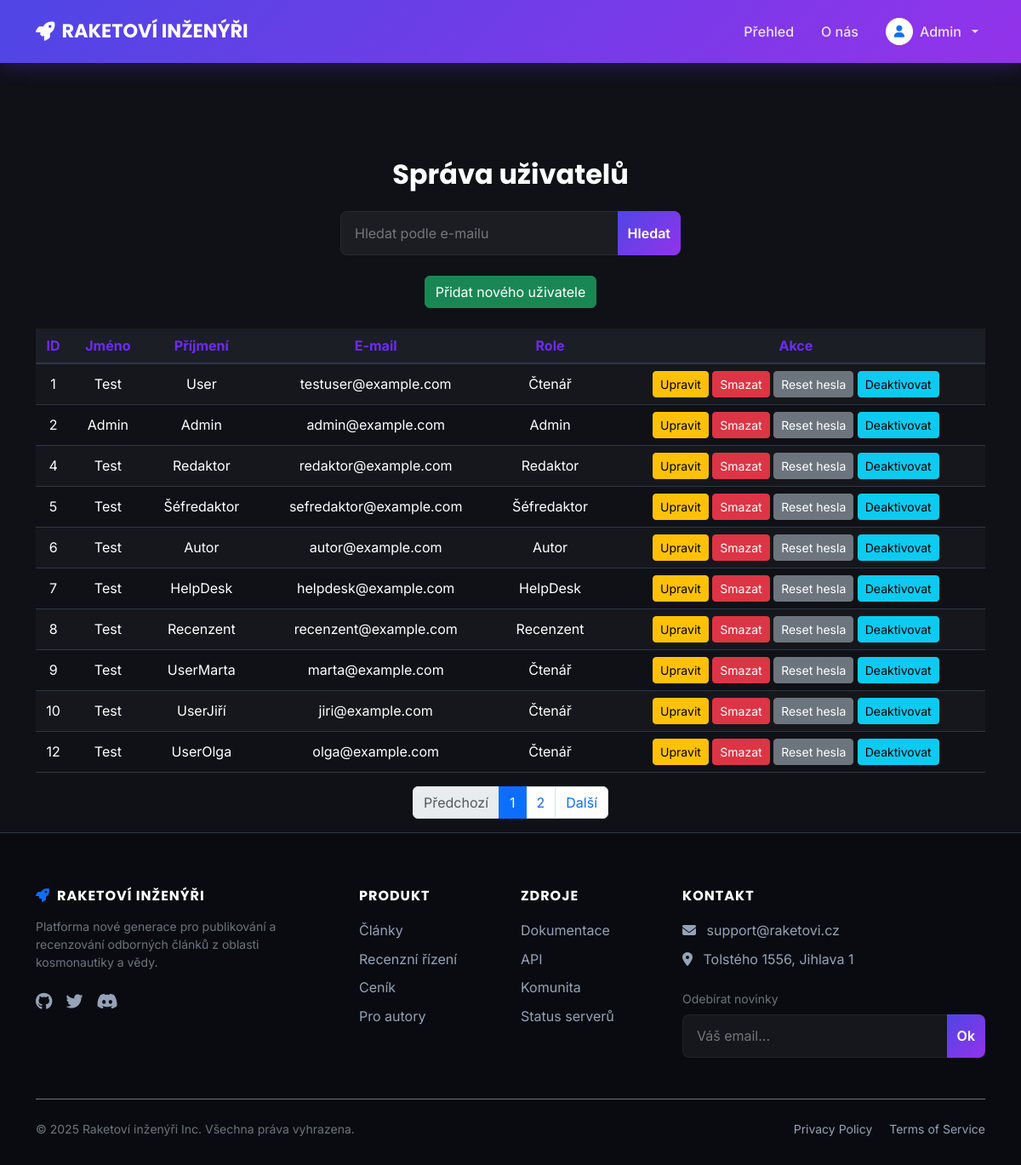
Screenshot of /admin_users.php (signed in) with the database file from the repository.
### tables this page shows
CREATE TABLE `users` (
  `id` int(11) NOT NULL,
  `jmeno` varchar(50) NOT NULL,
  `prijmeni` varchar(50) NOT NULL,
  `email` varchar(255) NOT NULL,
  `heslo` varchar(255) NOT NULL,
  `id_role` int(11) DEFAULT NULL,
  `active` tinyint(1) NOT NULL DEFAULT 1
);

CREATE TABLE `role` (
  `id_role` int(11) NOT NULL,
  `role` varchar(50) NOT NULL
);

### admin_users.php (the view, shortened to what this page needs)
<?php
require 'db_connect.php';
require "header.php";
$limit = 10;
$page = isset($_GET['page']) ? max(1, intval($_GET['page'])) : 1;
$offset = ($page - 1) * $limit;
$search = $_GET['search'] ?? '';
$searchQuery = '';
$params = [];
$paramTypes = '';
$sql = "
    SELECT users.id, users.jmeno, users.prijmeni, users.email, role.role, users.active
    FROM users
    JOIN role ON users.id_role = role.id_role
    $searchQuery
    ORDER BY users.id ASC
    LIMIT ? OFFSET ?
";
$stmt = $db_connection->prepare($sql);
$paramTypes .= "ii";
$params[] = $limit;
$params[] = $offset;
$stmt->bind_param($paramTypes, ...$params);
$stmt->execute();
$result = $stmt->get_result();
if (!empty($search)) {
    $countStmt = $db_connection->prepare("
        SELECT COUNT(*) AS total FROM users WHERE email LIKE ?
    ");
    $countStmt->bind_param("s", $params[0]);
} else {
    $countStmt = $db_connection->prepare("SELECT COUNT(*) AS total FROM users");
}
$countStmt->execute();
$total_users = $countStmt->get_result()->fetch_assoc()['total'];
$total_pages = ceil($total_users / $limit);
?>
<div class="container mt-5">
    <h2 class="text-center mb-4">Správa uživatelů</h2>
    <form method="GET" class="mb-4 text-center">
        <div class="input-group" style="max-width: 400px; margin: 0 auto;">
            <input type="text" name="search" class="form-control" placeholder="Hledat podle e-mailu"
                value="<?= htmlspecialchars($search) ?>">
            <button class="btn btn-primary">Hledat</button>
        </div>
    </form>
    <div class="text-center mb-4">
        <a href="add_user.php" class="btn btn-success">
            Přidat nového uživatele
        </a>
    </div>
    <div class="table-responsive">
        <table class="table table-striped table-hover align-middle text-center">
            <thead class="table-dark">
                <tr>
                    <th>ID</th>
                    <th>Jméno</th>
                    <th>Příjmení</th>
                    <th>E-mail</th>
                    <th>Role</th>
                    <th>Akce</th>
                </tr>
            </thead>
            <tbody>
                <?php while ($user = $result->fetch_assoc()): ?>
                    <tr>
                        <td><?= htmlspecialchars($user['id']); ?></td>
                        <td><?= htmlspecialchars($user['jmeno']); ?></td>
                        <td><?= htmlspecialchars($user['prijmeni']); ?></td>
                        <td><?= htmlspecialchars($user['email']); ?></td>
                        <td><?= htmlspecialchars($user['role']); ?></td>
                        <td>
                            <a href="edit_user.php?id=<?= urlencode($user['id']); ?>" class="btn btn-sm btn-warning">
                                Upravit
                            </a>
                            <a href="delete_user.php?id=<?= urlencode($user['id']); ?>" class="btn btn-sm btn-danger"
                                onclick="return confirm('Opravdu chcete smazat tohoto uživatele?');">
                                Smazat
                            </a>
                            <a href="reset_password_admin.php?id=<?= $user['id'] ?>" class="btn btn-sm btn-secondary"
                                onclick="return confirm('Opravdu chcete resetovat heslo tohoto uživatele?');">
                                Reset hesla
                            </a>
                            <a href="toggle_active.php?id=<?= $user['id'] ?>" class="btn btn-sm btn-info">
                                <?= $user['active'] ? 'Deaktivovat' : 'Aktivovat' ?>
                            </a>
                        </td>
                    </tr>
                <?php endwhile; ?>
            </tbody>
        </table>
    </div>
    <nav>
        <ul class="pagination justify-content-center">
            <li class="page-item <?= $page == 1 ? 'disabled' : '' ?>">
                <a class="page-link" href="?page=<?= $page - 1 ?>&search=<?= urlencode($search) ?>">Předchozí</a>
            </li>
            <?php for ($i = 1; $i <= $total_pages; $i++): ?>
                <li class="page-item <?= $i == $page ? 'active' : '' ?>">
                    <a class="page-link" href="?page=<?= $i ?>&search=<?= urlencode($search) ?>">
                        <?= $i ?>
                    </a>
                </li>
            <?php endfor; ?>
            <li class="page-item <?= $page == $total_pages ? 'disabled' : '' ?>">
                <a class="page-link" href="?page=<?= $page + 1 ?>&search=<?= urlencode($search) ?>">Další</a>
            </li>
        </ul>
    </nav>
</div>
<?php
require "footer.php";
?>

### css/style.css (style rules this page uses)
:root { --bg-dark: #0f1117; --bg-card: #1c1e26; --bg-footer: #0a0b10; --primary-purple: #6e2bf9; --neon-cyan: #00d2ff; --primary-gradient: linear-gradient(135deg, #4f46e5 0%, #9333ea 100%); --text-white: #ffffff; --text-gray: #94a3b8; --border-color: #2d3748; }
html, body { font-family: 'Inter', sans-serif; background-color: var(--bg-dark); color: var(--text-white); min-height: 100vh; display: flex; flex-direction: column; cursor: url('../media/raketa.svg') 0 0, auto; }
h1, h2, h3, h4, h5, .navbar-brand { font-family: 'Poppins', sans-serif; font-weight: 700; }
a, button, .btn { cursor: pointer; text-decoration: none !important; }
.btn, .nav-link, .article-card, input, .form-control, .dropdown-item { transition: all 0.5s cubic-bezier(0.4, 0, 0.2, 1) !important; }
button[type="submit"], .btn-primary { background: var(--primary-gradient); border: none; border-radius: 8px; color: white; font-weight: 600; position: relative; overflow: hidden; z-index: 1; }
.btn-primary::after, button[type="submit"]::after { content: ''; position: absolute; top: 0; left: -100%; width: 50%; height: 100%; background: linear-gradient(to right, rgba(255, 255, 255, 0) 0%, rgba(255, 255, 255, 0.3) 50%, rgba(255, 255, 255, 0) 100%); transform: skewX(-25deg); transition: none; z-index: -1; }
input, select, .form-control, textarea { background-color: rgba(255, 255, 255, 0.05) !important; border: 1px solid rgba(255, 255, 255, 0.1) !important; color: white !important; padding: 0.8rem 1rem; border-radius: 8px; width: 100%; }
::placeholder { color: rgba(255, 255, 255, 0.4) !important; opacity: 1; }
.input-group { display: flex !important; flex-wrap: nowrap !important; align-items: stretch; width: 100%; }
.input-group .form-control { width: auto !important; flex: 1 1 auto; margin-bottom: 0 !important; }
.input-group .btn, .input-group .input-group-text { width: auto !important; margin-top: 0 !important; }
.input-group .form-control:first-child { border-top-right-radius: 0; border-bottom-right-radius: 0; }
.input-group .btn:last-child { border-top-left-radius: 0; border-bottom-left-radius: 0; }
.table { color: var(--text-gray); border-color: var(--border-color); }
.table> :not(caption)>*>* { background-color: transparent; color: var(--text-white); border-bottom-color: var(--border-color); }
.table-striped>tbody>tr:nth-of-type(odd)>* { background-color: rgba(255, 255, 255, 0.03); }
.table thead th { background-color: var(--bg-card); color: var(--primary-purple); border-bottom: 2px solid var(--border-color); }
.container h2 { text-align: center; margin-top: 4rem; margin-bottom: 2rem; color: var(--text-white); font-weight: 700; }

### rows the page displays
users: id "1", jmeno "Test", prijmeni "User", email "testuser@example.com", id_role.role "Čtenář", active "Deaktivovat"
users: id "2", jmeno "Admin", prijmeni "Admin", email "admin@example.com", id_role.role "Admin", active "Deaktivovat"
users: id "4", jmeno "Test", prijmeni "Redaktor", email "redaktor@example.com", id_role.role "Redaktor", active "Deaktivovat"
users: id "5", jmeno "Test", prijmeni "Šéfredaktor", email "sefredaktor@example.com", id_role.role "Šéfredaktor", active "Deaktivovat"
users: id "6", jmeno "Test", prijmeni "Autor", email "autor@example.com", id_role.role "Autor", active "Deaktivovat"
users: id "7", jmeno "Test", prijmeni "HelpDesk", email "helpdesk@example.com", id_role.role "HelpDesk", active "Deaktivovat"
users: id "8", jmeno "Test", prijmeni "Recenzent", email "recenzent@example.com", id_role.role "Recenzent", active "Deaktivovat"
users: id "9", jmeno "Test", prijmeni "UserMarta", email "marta@example.com", id_role.role "Čtenář", active "Deaktivovat"
users: id "10", jmeno "Test", prijmeni "UserJiří", email "jiri@example.com", id_role.role "Čtenář", active "Deaktivovat"
users: id "12", jmeno "Test", prijmeni "UserOlga", email "olga@example.com", id_role.role "Čtenář", active "Deaktivovat"

### other values shown
$_SESSION['user_jmeno'] "Admin"
